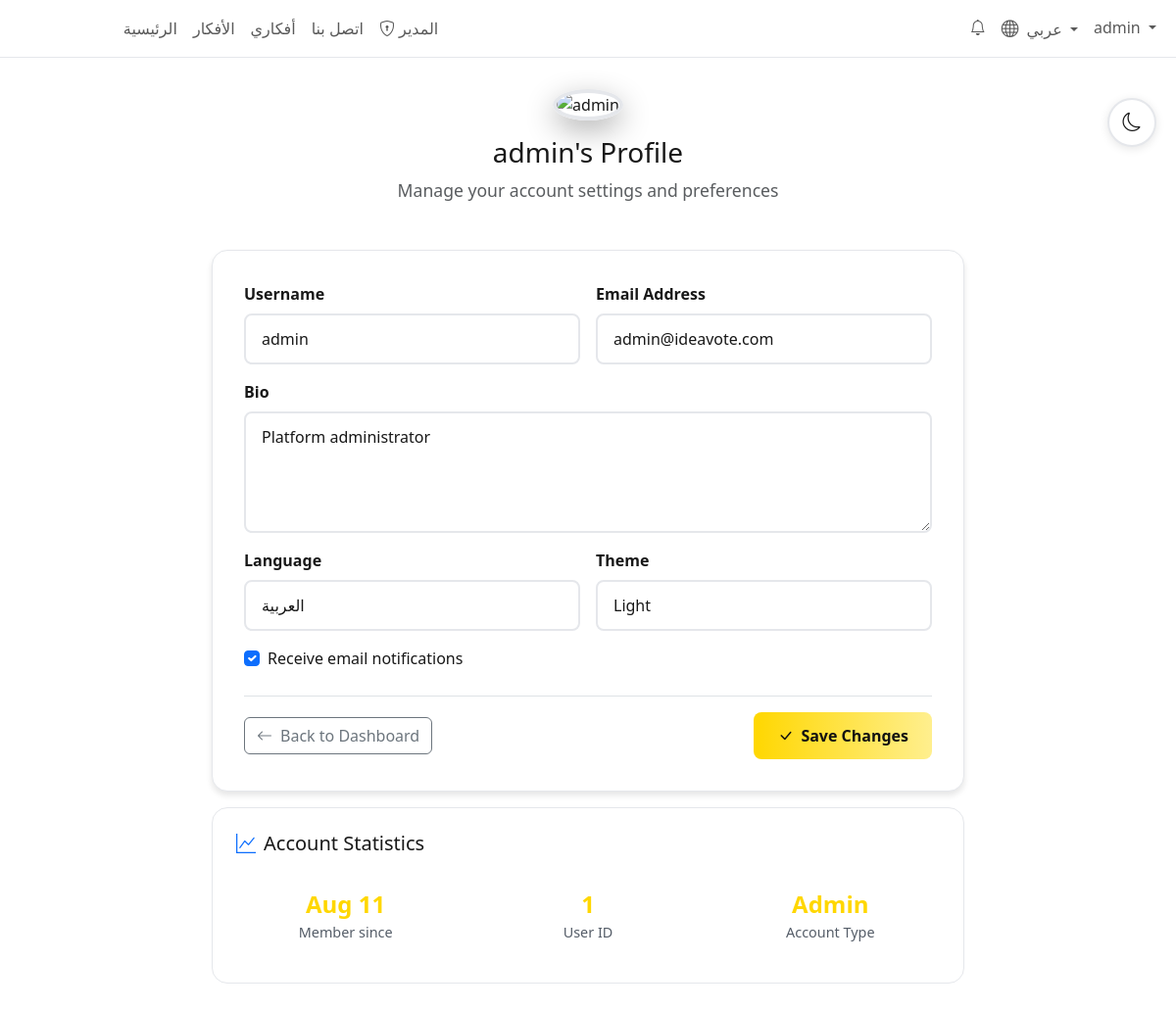
Before: /profile.php (signed in) with the older database file.
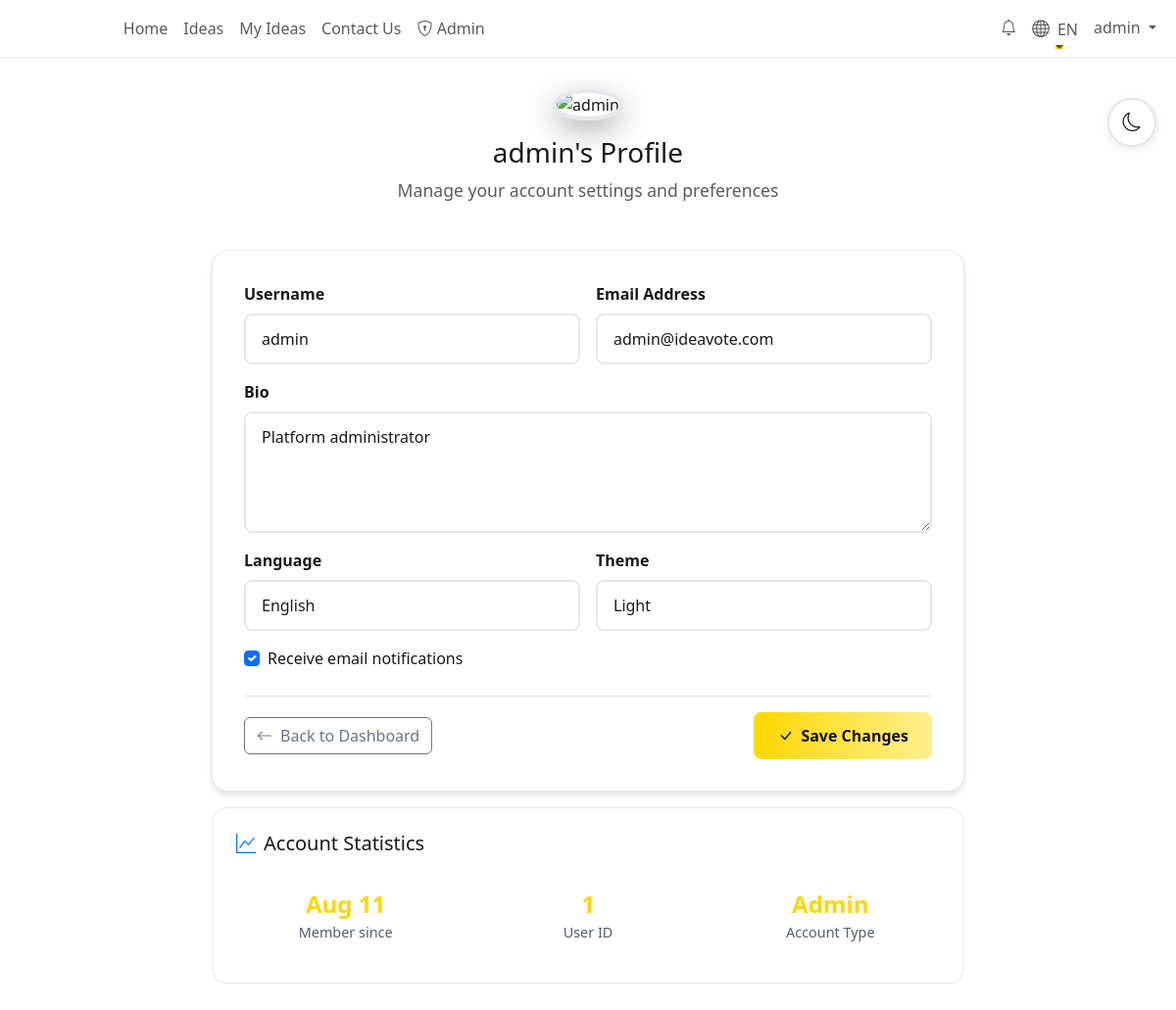
After: the same page with the newer database file.
### tables this page shows
CREATE TABLE `users` (
  `id` int(11) NOT NULL,
  `username` varchar(50) NOT NULL,
  `email` varchar(100) NOT NULL,
  `password` varchar(255) NOT NULL,
  `is_admin` tinyint(1) DEFAULT 0,
  `bio` text DEFAULT '',
  `image_url` varchar(255) DEFAULT NULL,
  `language` enum('en','ar') DEFAULT 'en',
  `theme` enum('light','dark','auto') DEFAULT 'auto',
  `email_notifications` tinyint(1) DEFAULT 1,
  `avatar` varchar(255) DEFAULT NULL,
  `created_at` timestamp NOT NULL DEFAULT current_timestamp()
);

### includes/i18n.php (called while the page is built, shortened)
<?php
$default_language = 'en';
$available_languages = ['en', 'ar'];
function current_language() {
    global $default_language, $available_languages;
    if (isset($_SESSION['language']) && in_array($_SESSION['language'], $available_languages)) {
        return $_SESSION['language'];
    }
    return $default_language;
}
function __($text, $params = [], $lang = null) {
    global $translations, $default_language;
    if (!$lang) {
        $lang = current_language();
    }
    $translated = $translations[$lang][$text] ?? $translations[$default_language][$text] ?? $text;
    return $translated;
}

### includes/auth.php (called while the page is built, shortened)
<?php
function is_logged_in() {
    return isset($_SESSION['user_id']);
}
function is_admin() {
    if (isset($_SESSION['is_admin'])) {
        return $_SESSION['is_admin'] == 1 || $_SESSION['is_admin'] === true;
    }
    return false;
}
?>

### profile.php (the view, shortened to what the changed rows need)
<?php
require_once 'includes/db.php';
require_once 'includes/auth.php';
$user_id = $_SESSION['user_id'];
$edit_errors = [];
try {
    $stmt = $pdo->prepare("SELECT * FROM users WHERE id = ?");
    $stmt->execute([$user_id]);
    $user = $stmt->fetch();
} catch (Exception $e) {
    $edit_errors[] = 'Database error: ' . $e->getMessage();
}
?>
<!DOCTYPE html>
<html lang="en">
<head>
    <link href="https://cdn.jsdelivr.net/npm/bootstrap@5.3.0/dist/css/bootstrap.min.css" rel="stylesheet">
    <link href="https://cdn.jsdelivr.net/npm/bootstrap-icons@1.10.0/font/bootstrap-icons.css" rel="stylesheet">
    <link href="assets/css/app.css" rel="stylesheet">
    <link rel="stylesheet" type="text/css" href="https://cdn.jsdelivr.net/npm/toastify-js/src/toastify.min.css">
</head>
<body>
    <?php include 'includes/navbar.php'; ?>
    <div class="profile-container">
        <div class="profile-header">
            <img src="<?= $user['avatar'] ?: 'assets/images/default-avatar.png' ?>"
                 alt="<?= htmlspecialchars($user['username']) ?>"
                 class="profile-avatar">
            <h1 class="h3 mb-2"><?= htmlspecialchars($user['username']) ?>'s Profile</h1>
            <p class="text-muted">Manage your account settings and preferences</p>
        </div>
        <div class="form-card">
            <form method="POST" id="profileForm">
                <div class="row g-3">
                    <div class="col-md-6">
                        <label for="username" class="form-label">Username</label>
                        <input type="text"
                               class="form-control"
                               id="username"
                               name="username"
                               value="<?= htmlspecialchars($user['username']) ?>"
                               required>
                    </div>
                    <div class="col-md-6">
                        <label for="email" class="form-label">Email Address</label>
                        <input type="email"
                               class="form-control"
                               id="email"
                               name="email"
                               value="<?= htmlspecialchars($user['email']) ?>"
                               required>
                    </div>
                    <div class="col-12">
                        <label for="bio" class="form-label">Bio</label>
                        <textarea class="form-control"
                                  id="bio"
                                  name="bio"
                                  rows="4"
                                  placeholder="Tell us about yourself..."><?= htmlspecialchars($user['bio'] ?? '') ?></textarea>
                    </div>
                    <div class="col-md-6">
                        <label for="language" class="form-label">Language</label>
                        <select class="form-control" id="language" name="language">
                            <option value="en" <?= $user['language'] === 'en' ? 'selected' : '' ?>>English</option>
                            <option value="ar" <?= $user['language'] === 'ar' ? 'selected' : '' ?>>العربية</option>
                        </select>
                    </div>
                    <div class="col-md-6">
                        <label for="theme" class="form-label">Theme</label>
                        <select class="form-control" id="theme" name="theme">
                            <option value="light" <?= $user['theme'] === 'light' ? 'selected' : '' ?>>Light</option>
                        </select>
                    </div>
                    <div class="col-12">
                        <div class="form-check">
                            <input class="form-check-input"
                                   type="checkbox"
                                   id="email_notifications"
                                   name="email_notifications"
                                   <?= $user['email_notifications'] ? 'checked' : '' ?>>
                            <label class="form-check-label" for="email_notifications">
                                Receive email notifications
                            </label>
                        </div>
                    </div>
                </div>
            </form>
        </div>
        <div class="stats-card">
            <div class="row">
                <div class="col-md-4">
                    <div class="stat-item">
                        <div class="stat-number"><?= date('M j', strtotime($user['created_at'])) ?></div>
                        <div class="stat-label">Member since</div>
                    </div>
                </div>
                <div class="col-md-4">
                    <div class="stat-item">
                        <div class="stat-number"><?= $user['id'] ?></div>
                        <div class="stat-label">User ID</div>
                    </div>
                </div>
            </div>
        </div>
    </div>
</body>
</html>

### includes/navbar.php (shortened to what the changed rows need)
<?php
require_once __DIR__ . '/auth.php';
require_once __DIR__ . '/i18n.php';
?>
<link rel="stylesheet" href="assets/css/app.css">
<nav class="navbar navbar-expand-lg sticky-top">
    <div class="container">
        <div class="collapse navbar-collapse" id="navbarNav">
            <ul class="navbar-nav me-auto">
                <li class="nav-item">
                    <a class="nav-link" href="index.php"><?= __('Home') ?></a>
                </li>
                <li class="nav-item">
                    <a class="nav-link" href="ideas.php"><?= __('Ideas') ?></a>
                </li>
                <?php if (is_logged_in()): ?>
                    <li class="nav-item">
                        <a class="nav-link" href="dashboard.php"><?= __('My Ideas') ?></a>
                    </li>
                <?php endif; ?>
                <li class="nav-item">
                    <a class="nav-link" href="contact.php"><?= __('Contact Us') ?></a>
                </li>
                <?php if (is_admin()): ?>
                    <li class="nav-item">
                        <a class="nav-link" href="admin.php">
                            <i class="bi bi-shield-lock"></i> <?= __('Admin') ?>
                        </a>
                    </li>
                <?php endif; ?>
            </ul>
            <ul class="navbar-nav ms-auto">
                <?php if (is_logged_in()): ?>
                    <li class="nav-item dropdown">
                        <a class="nav-link dropdown-toggle" href="#" id="languageDropdownLoggedIn" role="button" data-bs-toggle="dropdown" aria-expanded="false" title="<?= __('Language') ?>">
                            <i class="bi bi-globe"></i>
                            <span class="ms-1 d-none d-sm-inline"><?= current_language() === 'en' ? 'EN' : 'عربي' ?></span>
                        </a>
                    </li>
                <?php endif; ?>
            </ul>
        </div>
    </div>
</nav>

Changed rows visible on the page:
changed users "admin": language "العربية" → "English"; theme (not shown) → "Light"
Other visible differences:
__('Home'): "الرئيسية" → "Home"
__('Ideas'): "الأفكار" → "Ideas"
__('My Ideas'): "أفكاري" → "My Ideas"
__('Contact Us'): "اتصل بنا" → "Contact Us"
__('Admin'): "المدير" → "Admin"
form field theme: "Light" → (not shown)
text no longer shown: "عربي"
text now shown: "EN"
